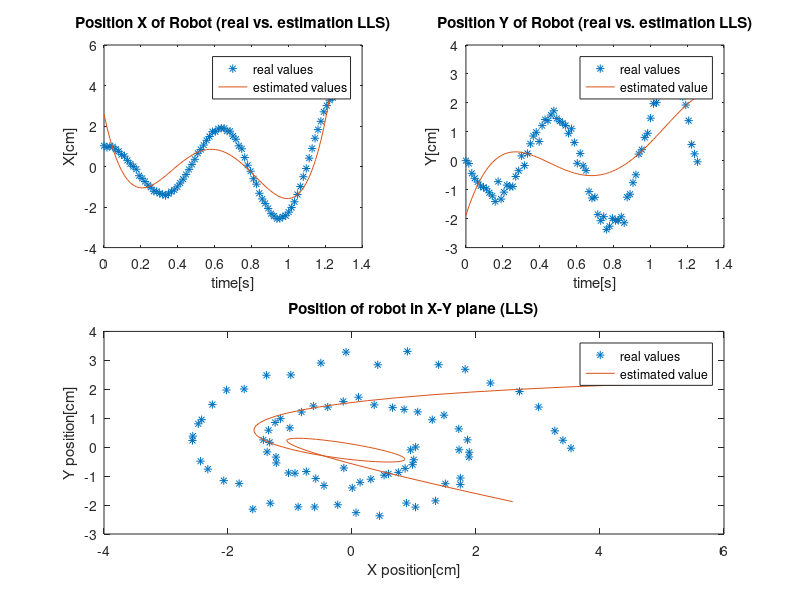
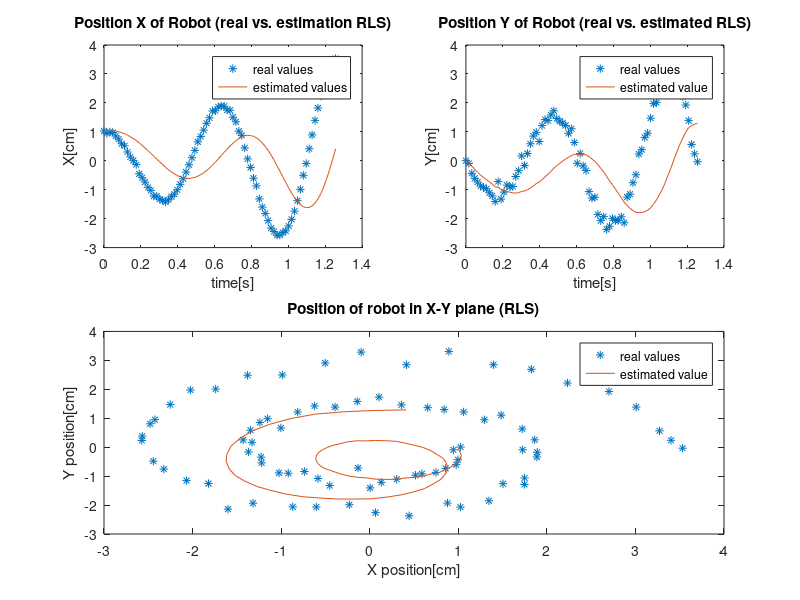
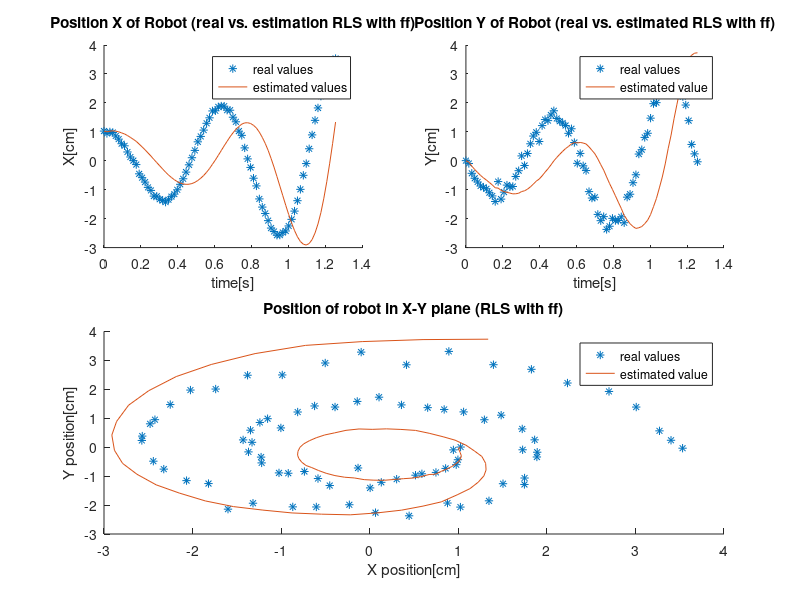
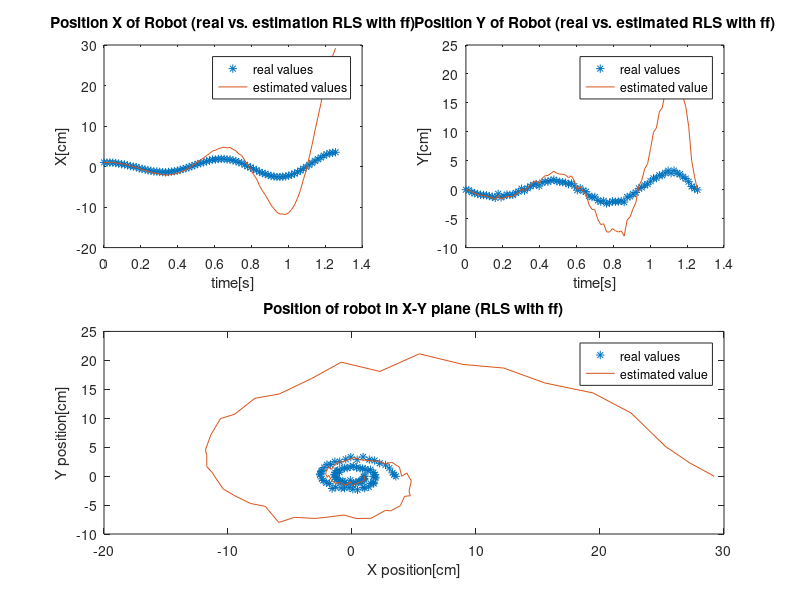

These figures' MATLAB source, in order:

%% Michal Blazej, Mohamed Emara, Juanito Sebastian Diaz
%% Hi comrades,This is first version of solution to exercise 8 MSI,probably it is not completly right when I was not sure about
% something I put that in commend, every not trivial calculation is comented

% M&J: Comments of Mohamed and Juanito

%% Data import
clc;
clear variables;
XY=importdata('exercise8_data.mat');

% M&J: Left and right angular velocities do not apply to this first part
% but to the second one where the dynamic model is used,
% we will change the name of the variables in order to change this

X = XY(:,1); %wL= XY(:,1);
Y = XY(:,2);%wR= XY(:,2);

%%1 a) 4-th order polynomial through data
% Declaration of regresion matrix

% M&J: This is a third order polynomial we should include the .^4 term
t = 0:0.0159:79*0.0159;
phi=ones(80,5); 
phi(:,2)=transpose(t);
phi(:,3)=transpose(t).^2; 
phi(:,4)=transpose(t).^3; 
phi(:,5)=transpose(t).^4;

% Calculation of LLS estimatiors
thetaX= (phi'*phi)\(phi'*X); %thetaL= inv(fi'*fi)*fi'*wL;
thetaY= (phi'*phi)\(phi'*Y); %thetaR= inv(fi'*fi)*fi'*wR;

% Data calculation
predict_LLS_X = (thetaX(5,1)*t.^4+thetaX(4,1)*t.^3 + thetaX(3,1)*t.^2+ thetaX(2,1) * t + thetaX(1,1) * ones(1,80))';
predict_LLS_Y = (thetaY(5,1)*t.^4+thetaY(4,1)*t.^3 + thetaY(3,1)*t.^2+ thetaY(2,1) * t + thetaY(1,1) * ones(1,80))';

% Plot LLS
figure(1);
subplot(2,2,1);
plot(t,X,'*',t,predict_LLS_X);
xlabel('time[s]');
ylabel('X[cm]');
title('Position X of Robot (real vs. estimation LLS)');
legend('real values','estimated values');

subplot(2,2,2);
plot(t,Y,'*',t,predict_LLS_Y);
xlabel('time[s]');
ylabel('Y[cm]');
title('Position Y of Robot (real vs. estimation LLS)');
legend('real values','estimated value');

subplot(2,2,[3 4]);
plot(X,Y,'*',predict_LLS_X,predict_LLS_Y)
xlabel('X position[cm]');
ylabel('Y position[cm]');
title('Position of robot in X-Y plane (LLS)');
legend('real values','estimated value');
% It do not work properly but I have expected that kind of behaviour
%% 1 b) Recursive square to estimate 4-th order polynomial
% Things that I am not sure about:
% 1 Initial value of QnR and QnL parameters,according to the script it
% should be inverse of theta parameter, but in case when one is using this
% algorithm one does not know the value of this parameter, anyway i used it
% values of theta for every another measurements is calculated with
% equation 5.23 from the script

% % 2 Initial value of theta, In 5.3.1 there is info about prior knowledge of
% % theta, in case we now theta we can use it, I decided to use theta from
% calculation of covariance of theta values
QnX= inv(cov(thetaX'));
QnY= inv(cov(thetaY'));
%QnX = 0;
%QnY = 0;
%QnX= eye(5);
%QnY= eye(5);

% % assigment of values to variable used in algorithm
thetaML_X=thetaX;
thetaML_Y=thetaY;

% calculation of recursive least squares for every new value of fi
for n = 1:80;
  QnX = QnX + phi(n)*transpose(phi(n));%QnL=QnL+fi(n)*transpose(fi(n));
  QnY = QnY + phi(n)*transpose(phi(n));%QnR=QnR+fi(n)*transpose(fi(n));
  thetaML_X = thetaML_X +(inv(QnX)*phi(n)*(X(n)-phi(n)*thetaML_X)); % thetaMLL=thetaMLL+(inv(QnL)*fi(n)*(wL(n)-fi(n)*thetaMLL));
  thetaML_Y = thetaML_Y +(inv(QnY)*phi(n)*(Y(n)-phi(n)*thetaML_Y)); % thetaMLR=thetaMLR+(inv(QnR)*fi(n)*(wR(n)-fi(n)*thetaMLR));
  predict_RLS_X(n) = thetaML_X(5,1)*t(n).^4 + thetaML_X(4,1)*t(n).^3 + thetaML_X(3,1)*t(n).^2+ thetaML_X(2,1) * t(n) + thetaML_X(1,1) * 1; % thetaRLSL_vector(n)= thetaMLL(4,1)*t(n).^3 + thetaMLL(3,1)*t(n).^2+ thetaMLL(2,1) * t(n) + thetaMLL(1,1) * 1;
  predict_RLS_Y(n) = thetaML_Y(5,1)*t(n).^4 + thetaML_Y(4,1)*t(n).^3 + thetaML_Y(3,1)*t(n).^2+ thetaML_Y(2,1) * t(n) + thetaML_Y(1,1) * 1; % thetaRLSR_vector(n)= thetaMLR(4,1)*t(n).^3 + thetaMLR(3,1)*t(n).^2+ thetaMLR(2,1) * t(n) + thetaMLR(1,1) * 1;
end

% Plot RLS
figure(2);
subplot(2,2,1);
plot(t,X,'*',t,predict_RLS_X);
xlabel('time[s]');
ylabel('X[cm]');
title('Position X of Robot (real vs. estimation RLS)');
legend('real values','estimated values');

subplot(2,2,2);
plot(t,Y,'*',t,predict_RLS_Y);
xlabel('time[s]');
ylabel('Y[cm]');
title('Position Y of Robot (real vs. estimated RLS)');
legend('real values','estimated value');

subplot(2,2,[3 4]);
plot(X,Y,'*',predict_RLS_X,predict_RLS_Y);
xlabel('X position[cm]');
ylabel('Y position[cm]');
title('Position of robot in X-Y plane (RLS)');
legend('real values','estimated value');

%% 1 c) Recursive factor with forgeting factors
% % code is a copy of previous one with few changes of names and added two forgetting factors
% % in this part i have used the same coveriance matrix and the same theta as before still I am not sure about it
% % in this part for every wheel I have to use two different forgeting factor
% % you can easly recognize them just take a look at the name of variable
% % calculation of covariance of theta values
% covL=cov(thetaL);
% covR=cov(thetaR);
% % assigment of values to variable used in algorithm
% thetaMLLF1=thetaL;
% thetaMLLF2=thetaL;
% thetaMLRF1=thetaR;
% thetaMLRF2=thetaR;
% % inversion covariance values
% QnLF1=inv(covL);
% QnLF2=inv(covL);
% QnRF1=inv(covR);
% QnRF2=inv(covR);
% % Values of forgeting factors for every case, !!!!!
% % VALUES ALE COMPLETLY RANDOM WE NEED TO TUNE THAT THINK
% F1L= 0.95;
% F2L= 0.9;
% F1R=F1L;
% F2R=F2L;
% % calculation of recursive least squares for every new value of fi
% for n = 1:80;
%     % recursive least squares forgeting factor algorithm
% QnLF1=F1L*QnLF1+fi(n)*transpose(fi(n));
% QnLF2=F2L*QnLF2+fi(n)*transpose(fi(n));
% QnRF1=F1R*QnRF1+fi(n)*transpose(fi(n));
% QnRF2=F2R*QnRF2+fi(n)*transpose(fi(n));
% thetaMLLF1=thetaMLLF1+(inv(QnLF1)*fi(n)*(wL(n)-fi(n)*thetaMLLF1));
% thetaMLLF2=thetaMLLF2+(inv(QnLF2)*fi(n)*(wL(n)-fi(n)*thetaMLLF2));
% thetaMLRF1=thetaMLRF1+(inv(QnRF1)*fi(n)*(wR(n)-fi(n)*thetaMLRF1));
% thetaMLRF2=thetaMLRF2+(inv(QnRF2)*fi(n)*(wR(n)-fi(n)*thetaMLRF2));
% % Below are placed all vectors with calculated values
% thetaRLSLF1_vector(n)= thetaMLLF1(4,1)*t(n).^3 + thetaMLLF1(3,1)*t(n).^2+ thetaMLLF1(2,1) * t(n) + thetaMLLF1(1,1) * 1;
% thetaRLSLF2_vector(n)= thetaMLLF2(4,1)*t(n).^3 + thetaMLLF2(3,1)*t(n).^2+ thetaMLLF2(2,1) * t(n) + thetaMLLF2(1,1) * 1;
% thetaRLSRF1_vector(n)= thetaMLRF1(4,1)*t(n).^3 + thetaMLRF1(3,1)*t(n).^2+ thetaMLRF1(2,1) * t(n) + thetaMLRF1(1,1) * 1;
% thetaRLSRF2_vector(n)= thetaMLRF2(4,1)*t(n).^3 + thetaMLRF2(3,1)*t(n).^2+ thetaMLRF2(2,1) * t(n) + thetaMLRF2(1,1) * 1;
% a=cov(thetaMLLF1);
% end
% % ploting section, the same as in 1 a) until the end of section there might
% % be to much of this plots you know how to delete this
% subplot(3,1,1);
% plot(t,wL,'*',t,thetaL_vector,t,thetaRLSL_vector,'--',t,thetaRLSLF1_vector,'*-',t,thetaRLSLF2_vector,'b--o');
% xlabel('time[s]');
% ylabel('wL[m/s]');
% title('Angular velocity of left wheel');
% legend('real values','estimated value','recursive least squares',sprintf('recursive least squares ff(%1.3f)',F1L),sprintf('recursive least squares ff(%1.3f)',F2L));
% subplot(3,1,2);
% plot(t,wR,'*',t,thetaR_vector,t,thetaRLSR_vector,'--',t,thetaRLSLF1_vector,'*-',t,thetaRLSLF2_vector,'b--o');
% xlabel('time[s]');
% % not sure
% ylabel('wR[m/s]');
% title('Angular velocity of right wheel');
% legend('real values','estimated value','recursive least squares',sprintf('recursive least squares ff(%1.3f)',F1R),sprintf('recursive least squares ff(%1.3f)',F2R));
% subplot(3,1,3);
% plot(wL,wR,'*',thetaL_vector,thetaR_vector,thetaRLSL_vector,thetaRLSR_vector,'--',thetaRLSLF1_vector,thetaRLSRF1_vector,'*-',thetaRLSLF2_vector,thetaRLSRF2_vector,'b--o');
% xlabel('X position[m]');
% ylabel('Y position[m]');
% title('Position of robot in X-Y plane');
% legend('real values','estimated value','recursive least squares',sprintf('recursive least squares ff(%1.3f)',F1R),sprintf('recursive least squares ff(%1.3f)',F2R));

    % Initial variables
    QnX= inv(cov(thetaX));
    QnY= inv(cov(thetaY));

    thetaML_X=thetaX;
    thetaML_Y=thetaY;
    
    alpha1 = 0.98;
   
    for n = 1:80;
        QnX = alpha1*QnX + phi(n)*transpose(phi(n));
        QnY = alpha1*QnY + phi(n)*transpose(phi(n));
        thetaML_X = thetaML_X +(inv(QnX)*phi(n)*(X(n)-phi(n)*thetaML_X)); 
        thetaML_Y = thetaML_Y +(inv(QnY)*phi(n)*(Y(n)-phi(n)*thetaML_Y)); 
        predict_RLS_X_ff1(n) = thetaML_X(5,1)*t(n).^4 + thetaML_X(4,1)*t(n).^3 + thetaML_X(3,1)*t(n).^2+ thetaML_X(2,1) * t(n) + thetaML_X(1,1) * 1; 
        predict_RLS_Y_ff1(n) = thetaML_Y(5,1)*t(n).^4 + thetaML_Y(4,1)*t(n).^3 + thetaML_Y(3,1)*t(n).^2+ thetaML_Y(2,1) * t(n) + thetaML_Y(1,1) * 1; 
    end
    
    % Plot RLS with forgetting factor 1: smooth curve

    figure(3);

    subplot(2,2,1);
    hold on;
    plot(t,X,'*',t,predict_RLS_X_ff1);
    xlabel('time[s]');
    ylabel('X[cm]');
    title('Position X of Robot (real vs. estimation RLS with ff)');
    legend('real values','estimated values');

    subplot(2,2,2);
    hold on;
    plot(t,Y,'*',t,predict_RLS_Y_ff1);
    xlabel('time[s]');
    ylabel('Y[cm]');
    title('Position Y of Robot (real vs. estimated RLS with ff)');
    legend('real values','estimated value');

    subplot(2,2,[3 4]);
    hold on;
    plot(X,Y,'*',predict_RLS_X_ff1,predict_RLS_Y_ff1);
    xlabel('X position[cm]');
    ylabel('Y position[cm]');
    title('Position of robot in X-Y plane (RLS with ff)');
    legend('real values','estimated value');
    
     % Initial variables
    QnX= inv(cov(thetaX));
    QnY= inv(cov(thetaY));

    thetaML_X=thetaX;
    thetaML_Y=thetaY;
    
    alpha2 = 0.1;
   
    for n = 1:80;
        QnX = alpha2*QnX + phi(n)*transpose(phi(n));
        QnY = alpha2*QnY + phi(n)*transpose(phi(n));
        thetaML_X = thetaML_X +(inv(QnX)*phi(n)*(X(n)-phi(n)*thetaML_X)); 
        thetaML_Y = thetaML_Y +(inv(QnY)*phi(n)*(Y(n)-phi(n)*thetaML_Y)); 
        predict_RLS_X_ff2(n) = thetaML_X(5,1)*t(n).^4 + thetaML_X(4,1)*t(n).^3 + thetaML_X(3,1)*t(n).^2+ thetaML_X(2,1) * t(n) + thetaML_X(1,1) * 1; 
        predict_RLS_Y_ff2(n) = thetaML_Y(5,1)*t(n).^4 + thetaML_Y(4,1)*t(n).^3 + thetaML_Y(3,1)*t(n).^2+ thetaML_Y(2,1) * t(n) + thetaML_Y(1,1) * 1; 
    end

     % Plot RLS with forgetting factor 2: less smooth

    figure(4);
    
    subplot(2,2,1);
    plot(t,X,'*',t,predict_RLS_X_ff2);
    xlabel('time[s]');
    ylabel('X[cm]');
    title('Position X of Robot (real vs. estimation RLS with ff)');
    legend('real values','estimated values');

    subplot(2,2,2);
    plot(t,Y,'*',t,predict_RLS_Y_ff2);
    xlabel('time[s]');
    ylabel('Y[cm]');
    title('Position Y of Robot (real vs. estimated RLS with ff)');
    legend('real values','estimated value');

    subplot(2,2,[3 4]);
    plot(X,Y,'*',predict_RLS_X_ff2,predict_RLS_Y_ff2);
    xlabel('X position[cm]');
    ylabel('Y position[cm]');
    title('Position of robot in X-Y plane (RLS with ff)');
    legend('real values','estimated value');


% %% 1 d) "one step ahead prediction"
% % So about this point I do know sh*t so i decided that there is no point in
% % doing that stuff I can imagine how it should look like it is not so hard
% % to se that but first I want you guys to to something with there prevoius
% % exercises
% % Same assumption as in previous subpoints still all of them might be wrong
% % at least code is proper
% covL=cov(thetaL);
% covR=cov(thetaR);
% thetaSAL=thetaL;
% thetaSAR=thetaR;
% QnSAL=inv(covL);
% QnSAR=inv(covR);
% F1=0.9
% for n = 1:80;
%     % recursive least squares forgeting factor algorithm
% QnSAL=F1*QnSAL+fi(n)*transpose(fi(n));
% QnSAR=F2L*QnSAR+fi(n)*transpose(fi(n));
% 
% thetaSAL=thetaSAL+(inv(QnLF1)*fi(n)*(wL(n)-fi(n)*thetaSAL));
% thetaSAR=thetaSAR+(inv(QnLF2)*fi(n)*(wL(n)-fi(n)*thetaSAR));
% 
% % Below are placed all vectors with calculated values
% if (n == 1 )
% thetaRLSLF1_vector(n)= thetaSAL(4,1)*t(n).^3 + thetaSAL(3,1)*t(n).^2+ thetaSAL(2,1) * t(n) + thetaSAL(1,1) * 1;
% thetaRLSLF2_vector(n)= thetaSAR(4,1)*t(n).^3 + thetaSAR(3,1)*t(n).^2+ thetaSAR(2,1) * t(n) + thetaSAR(1,1) * 1;
% thetaRLSLF1_vector(n+1)= thetaSAL(4,1)*t(n+1).^3 + thetaSAL(3,1)*t(n+1).^2+ thetaSAL(2,1) * t(n+1) + thetaSAL(1,1) * 1;
% thetaRLSLF2_vector(n+1)= thetaSAR(4,1)*t(n+1).^3 + thetaSAR(3,1)*t(n+1).^2+ thetaSAR(2,1) * t(n+1) + thetaSAR(1,1) * 1;
% covL=cov(thetaSAL);
% covR=cov(thetaSAR);
% else
%     
%     
% end
% 
% a=cov(thetaMLLF1);
% end
% 
% 
% %%Exercise 2
% % a) implementation of function robot_ode
% RL=0.2;
% RR=0.2;
% L=0.6;
% param = [RL,RR,L];




